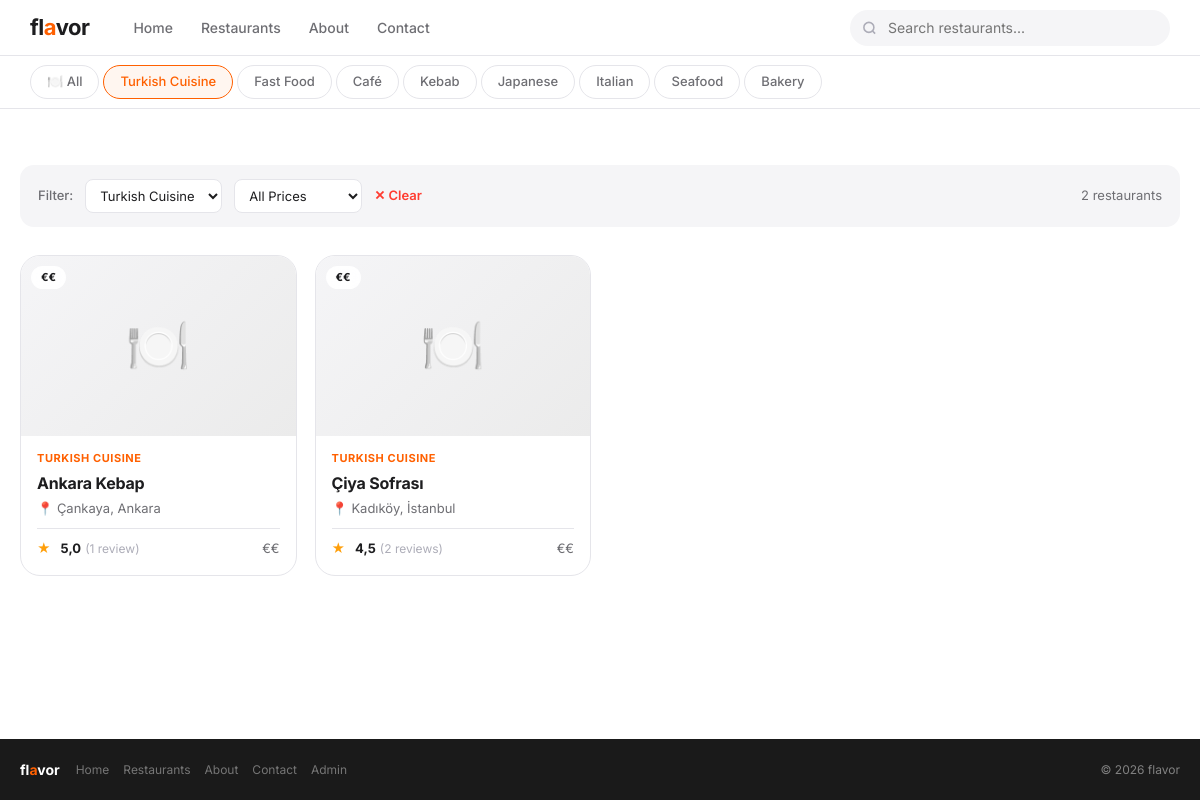
The page /restaurants/?category=1 on the database its author committed.
### restaurants/models.py (models this page shows, shortened)
class Category(models.Model):
    name = models.CharField(max_length=100)
    class Meta:
        verbose_name_plural = 'Categories'
    def __str__(self):
        return self.name

class Restaurant(models.Model):
    name = models.CharField(max_length=200)
    description = models.TextField()
    address = models.CharField(max_length=300)
    phone = models.CharField(max_length=20)
    price_range = models.CharField(max_length=1, choices=PRICE_CHOICES, default='2')
    category = models.ForeignKey(Category, on_delete=models.SET_NULL, null=True)
    location = models.ForeignKey(Location, on_delete=models.SET_NULL, null=True)
    created_at = models.DateTimeField(auto_now_add=True)
    def average_rating(self):
        avg = self.reviews.aggregate(avg=Avg('rating'))['avg']
        return round(avg, 1) if avg else None
    def price_display(self):
        return dict(PRICE_CHOICES).get(self.price_range, '€€')

class Location(models.Model):
    city = models.CharField(max_length=100)
    district = models.CharField(max_length=100)
    def __str__(self):
        return f'{self.district}, {self.city}'

### restaurants/views.py (the view)
# urls.py: path('restaurants/', views.restaurant_list, name='restaurant_list'),
def restaurant_list(request):
    restaurants = Restaurant.objects.all().order_by('-created_at')
    categories = Category.objects.all()
    q = request.GET.get('q', '')
    category_id = request.GET.get('category', '')
    price = request.GET.get('price', '')
    if q:
        restaurants = restaurants.filter(name__icontains=q) | restaurants.filter(description__icontains=q)
    if category_id:
        restaurants = restaurants.filter(category_id=category_id)
    if price:
        restaurants = restaurants.filter(price_range=price)
    return render(request, 'restaurants/list.html', {
        'restaurants': restaurants,
        'categories': categories,
    })

### templates/restaurants/list.html (shortened to what this page needs)
{% extends 'base.html' %}
{% block content %}
{% if categories %}
<div class="cat-strip">
  <div class="cat-inner">
    <a href="{% url 'restaurant_list' %}" class="cat-btn {% if not request.GET.category %}active{% endif %}">🍽️ All</a>
    {% for cat in categories %}
    <a href="?category={{ cat.id }}{% if request.GET.q %}&q={{ request.GET.q }}{% endif %}"
       class="cat-btn {% if request.GET.category == cat.id|stringformat:'s' %}active{% endif %}">
      {{ cat.name }}
    </a>
    {% endfor %}
  </div>
</div>
{% endif %}
<div class="section">
  <div class="wrap">
    <form method="get">
      <div class="filter-bar">
        <span class="filter-label">Filter:</span>
        <select name="category" class="filter-sel" onchange="this.form.submit()">
          {% for cat in categories %}
          <option value="{{ cat.id }}" {% if request.GET.category == cat.id|stringformat:'s' %}selected{% endif %}>
            {{ cat.name }}
          </option>
          {% endfor %}
        </select>
        <select name="price" class="filter-sel" onchange="this.form.submit()">
          <option value="">All Prices</option>
        </select>
        {% if request.GET.q or request.GET.category or request.GET.price %}
        <a href="{% url 'restaurant_list' %}" style="font-size:13px;color:#ff3b30;font-weight:600;">✕ Clear</a>
        {% endif %}
        <span style="margin-left:auto;font-size:13px;color:#6e6e73;">{{ restaurants|length }} restaurant{{ restaurants|length|pluralize }}</span>
      </div>
    </form>
    {% if restaurants %}
    <div class="cards">
      {% for r in restaurants %}
      <a href="{% url 'restaurant_detail' r.pk %}" class="card">
        <div class="card-img">
          <span class="card-badge">{{ r.price_display }}</span>
          🍽️
        </div>
        <div class="card-body">
          <div class="card-cat">{{ r.category }}</div>
          <div class="card-name">{{ r.name }}</div>
          <div class="card-loc">📍 {{ r.location }}</div>
          <div class="card-foot">
            {% with avg=r.average_rating cnt=r.reviews.count %}
            {% if avg %}
            <div style="display:flex;align-items:center;gap:4px">
              <span class="stars">★</span>
              <span class="rating">{{ avg }}</span>
              <span class="rev-cnt">({{ cnt }} review{{ cnt|pluralize }})</span>
            </div>
            {% else %}
            <span class="rev-cnt">No reviews yet</span>
            {% endif %}
            {% endwith %}
            <span class="price-tag">{{ r.price_display }}</span>
          </div>
        </div>
      </a>
      {% endfor %}
    </div>
    {% else %}
    <div class="empty">
      <div class="empty-icon">🔍</div>
      <h3>No results found</h3>
      <p>Try different filters.</p>
    </div>
    {% endif %}
  </div>
</div>
{% endblock %}

### static/css/style.css (style rules this page uses)
:root { --font: "Inter", -apple-system, BlinkMacSystemFont, "Helvetica Neue", Arial, sans-serif; --text: #1d1d1f; --text-2: #6e6e73; --text-3: #adadb8; --bg: #ffffff; --bg-2: #f5f5f7; --bg-3: #fafafa; --border: #e5e5ea; --accent: #ff6000; --accent-dk: #e05500; --green: #34c759; --nav-h: 56px; --r: 14px; --r-lg: 20px; --shadow: 0 2px 12px rgba(0,0,0,0.07); --shadow-lg: 0 8px 32px rgba(0,0,0,0.10); }
*, *::before, *::after { box-sizing: border-box; margin: 0; padding: 0; }
html { scroll-behavior: smooth; height: 100%; }
body { font-family: var(--font); color: var(--text); background: var(--bg); -webkit-font-smoothing: antialiased; line-height: 1.5; min-height: 100vh; display: flex; flex-direction: column; }
a { text-decoration: none; color: inherit; }
.cat-strip { background: var(--bg); border-bottom: 1px solid var(--border); overflow-x: auto; scrollbar-width: none; }
.cat-inner { max-width: 1180px; margin: 0 auto; padding: 0 20px; display: flex; gap: 4px; align-items: center; height: 52px; }
.cat-btn { display: inline-flex; align-items: center; gap: 6px; padding: 6px 16px; border-radius: 50px; border: 1.5px solid var(--border); background: var(--bg); font-size: 13px; font-weight: 500; font-family: var(--font); color: var(--text-2); cursor: pointer; white-space: nowrap; transition: all 0.18s; flex-shrink: 0; }
.cat-btn:hover, .cat-btn.active { border-color: var(--accent); color: var(--accent); background: rgba(255,96,0,0.06); }
.section { padding: 56px 20px; }
.wrap { max-width: 1180px; margin: 0 auto; }
.cards { display: grid; grid-template-columns: repeat(auto-fill, minmax(268px, 1fr)); gap: 18px; }
.card { background: var(--bg); border: 1px solid var(--border); border-radius: var(--r-lg); overflow: hidden; transition: transform 0.22s, box-shadow 0.22s; cursor: pointer; }
.card-img { height: 180px; background: linear-gradient(135deg, #f5f5f7, #ebebeb); display: flex; align-items: center; justify-content: center; font-size: 52px; overflow: hidden; position: relative; }
.card-badge { position: absolute; top: 10px; left: 10px; background: rgba(255,255,255,0.92); backdrop-filter: blur(8px); border-radius: 50px; padding: 3px 10px; font-size: 11px; font-weight: 700; color: var(--text); }
.card-body { padding: 14px 16px 16px; }
.card-cat { font-size: 11px; font-weight: 700; color: var(--accent); text-transform: uppercase; letter-spacing: 0.05em; margin-bottom: 4px; }
.card-name { font-size: 16px; font-weight: 700; letter-spacing: -0.2px; margin-bottom: 4px; white-space: nowrap; overflow: hidden; text-overflow: ellipsis; }
.card-loc { font-size: 13px; color: var(--text-2); margin-bottom: 10px; }
.card-foot { display: flex; align-items: center; justify-content: space-between; padding-top: 10px; border-top: 1px solid var(--border); }
.stars { color: #ff9f0a; font-size: 13px; letter-spacing: 1px; }
.rating { font-size: 13px; font-weight: 700; margin-left: 5px; }
.rev-cnt { font-size: 12px; color: var(--text-3); }
.price-tag { font-size: 13px; color: var(--text-2); }
.filter-bar { background: var(--bg-2); border-radius: var(--r); padding: 14px 18px; display: flex; gap: 12px; align-items: center; flex-wrap: wrap; margin-bottom: 28px; }
.filter-label { font-size: 13px; color: var(--text-2); font-weight: 500; }
select.filter-sel { font-family: var(--font); font-size: 13px; color: var(--text); background: var(--bg); border: 1px solid var(--border); border-radius: 8px; padding: 7px 10px; outline: none; cursor: pointer; transition: border-color 0.18s; }

### rows shown on the page
Category: name "Turkish Cuisine"
Category: name "Fast Food"
Category: name "Café"
Category: name "Kebab"
Category: name "Japanese"
Category: name "Italian"
Category: name "Seafood"
Category: name "Bakery"
Restaurant: price_display "€€", category "TURKISH CUISINE", name "Ankara Kebap", location "Çankaya, Ankara", average_rating "5,0", reviews.count "1"
Restaurant: price_display "€€", category "TURKISH CUISINE", name "Çiya Sofrası", location "Kadıköy, İstanbul", average_rating "4,5", reviews.count "2"

### other values the page prints
{{ restaurants|length }} "2"
form field category "Turkish Cuisine"
